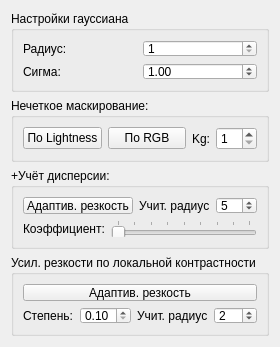
<?xml version="1.0" encoding="UTF-8"?>
<ui version="4.0">
 <class>Sharper</class>
 <widget class="QWidget" name="Sharper">
  <property name="geometry">
   <rect>
    <x>0</x>
    <y>0</y>
    <width>280</width>
    <height>347</height>
   </rect>
  </property>
  <property name="minimumSize">
   <size>
    <width>280</width>
    <height>347</height>
   </size>
  </property>
  <property name="maximumSize">
   <size>
    <width>280</width>
    <height>347</height>
   </size>
  </property>
  <property name="windowTitle">
   <string>Form</string>
  </property>
  <layout class="QVBoxLayout" name="verticalLayout">
   <item>
    <widget class="QGroupBox" name="groupBox_4">
     <property name="title">
      <string>Настройки гауссиана</string>
     </property>
     <layout class="QGridLayout" name="gridLayout_3">
      <item row="1" column="0">
       <widget class="QLabel" name="label_12">
        <property name="text">
         <string>Сигма:</string>
        </property>
       </widget>
      </item>
      <item row="0" column="0">
       <widget class="QLabel" name="label_11">
        <property name="text">
         <string>Радиус:</string>
        </property>
       </widget>
      </item>
      <item row="0" column="1">
       <widget class="QSpinBox" name="gausSpin">
        <property name="minimum">
         <number>1</number>
        </property>
        <property name="maximum">
         <number>7</number>
        </property>
       </widget>
      </item>
      <item row="1" column="1">
       <widget class="QDoubleSpinBox" name="sigmaSpin">
        <property name="minimum">
         <double>0.500000000000000</double>
        </property>
        <property name="maximum">
         <double>3.000000000000000</double>
        </property>
        <property name="singleStep">
         <double>0.500000000000000</double>
        </property>
        <property name="value">
         <double>1.000000000000000</double>
        </property>
       </widget>
      </item>
     </layout>
    </widget>
   </item>
   <item>
    <widget class="QGroupBox" name="groupBox">
     <property name="title">
      <string>Нечеткое маскирование:</string>
     </property>
     <layout class="QHBoxLayout" name="horizontalLayout">
      <item>
       <widget class="QPushButton" name="simpleSharpButton">
        <property name="text">
         <string>По Lightness</string>
        </property>
       </widget>
      </item>
      <item>
       <widget class="QPushButton" name="sRGButton">
        <property name="text">
         <string>По RGB</string>
        </property>
       </widget>
      </item>
      <item>
       <layout class="QHBoxLayout" name="horizontalLayout_2">
        <item>
         <widget class="QLabel" name="label_7">
          <property name="text">
           <string>Kg:</string>
          </property>
         </widget>
        </item>
        <item>
         <widget class="QSpinBox" name="kgSpinbox">
          <property name="minimum">
           <number>1</number>
          </property>
          <property name="maximum">
           <number>10</number>
          </property>
         </widget>
        </item>
       </layout>
      </item>
     </layout>
    </widget>
   </item>
   <item>
    <widget class="QGroupBox" name="groupBox_2">
     <property name="title">
      <string>+Учёт дисперсии:</string>
     </property>
     <layout class="QVBoxLayout" name="verticalLayout_3">
      <item>
       <layout class="QHBoxLayout" name="horizontalLayout_6">
        <item>
         <widget class="QPushButton" name="uMaskBut">
          <property name="text">
           <string>Адаптив. резкость</string>
          </property>
         </widget>
        </item>
        <item>
         <layout class="QHBoxLayout" name="horizontalLayout_3">
          <item>
           <widget class="QLabel" name="label_8">
            <property name="text">
             <string>Учит. радиус:</string>
            </property>
           </widget>
          </item>
          <item>
           <widget class="QSpinBox" name="uSpin">
            <property name="minimum">
             <number>1</number>
            </property>
            <property name="maximum">
             <number>10</number>
            </property>
            <property name="value">
             <number>5</number>
            </property>
           </widget>
          </item>
         </layout>
        </item>
       </layout>
      </item>
      <item>
       <layout class="QHBoxLayout" name="horizontalLayout_4">
        <item>
         <widget class="QLabel" name="label_9">
          <property name="text">
           <string>Коэффициент:</string>
          </property>
         </widget>
        </item>
        <item>
         <widget class="QSlider" name="slider">
          <property name="maximum">
           <number>255</number>
          </property>
          <property name="orientation">
           <enum>Qt::Horizontal</enum>
          </property>
          <property name="tickPosition">
           <enum>QSlider::TicksAbove</enum>
          </property>
          <property name="tickInterval">
           <number>32</number>
          </property>
         </widget>
        </item>
       </layout>
      </item>
     </layout>
    </widget>
   </item>
   <item>
    <widget class="QGroupBox" name="groupBox_3">
     <property name="title">
      <string>Усил. резкости по локальной контрастности</string>
     </property>
     <layout class="QHBoxLayout" name="horizontalLayout_7">
      <item>
       <layout class="QGridLayout" name="gridLayout_2">
        <item row="0" column="0">
         <widget class="QPushButton" name="contBut">
          <property name="text">
           <string>Адаптив. резкость</string>
          </property>
         </widget>
        </item>
        <item row="1" column="0">
         <layout class="QHBoxLayout" name="horizontalLayout_5">
          <item>
           <widget class="QLabel" name="label_10">
            <property name="text">
             <string>Степень:</string>
            </property>
           </widget>
          </item>
          <item>
           <widget class="QDoubleSpinBox" name="doubleSpinBox_5">
            <property name="minimum">
             <double>0.100000000000000</double>
            </property>
            <property name="maximum">
             <double>1.000000000000000</double>
            </property>
            <property name="singleStep">
             <double>0.100000000000000</double>
            </property>
           </widget>
          </item>
          <item>
           <widget class="QLabel" name="label_6">
            <property name="text">
             <string>Учит. радиус</string>
            </property>
           </widget>
          </item>
          <item>
           <widget class="QSpinBox" name="contrastArea">
            <property name="minimum">
             <number>1</number>
            </property>
            <property name="maximum">
             <number>10</number>
            </property>
            <property name="value">
             <number>2</number>
            </property>
           </widget>
          </item>
         </layout>
        </item>
       </layout>
      </item>
     </layout>
    </widget>
   </item>
  </layout>
 </widget>
 <resources/>
 <connections/>
</ui>
